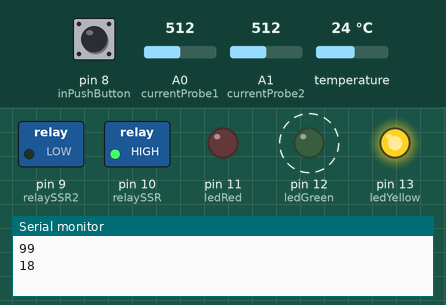
This sketch was run on a simulated Arduino Uno, built with avr-gcc and run on an emulated ATmega328P. On the bench: switched loads named in the sketch (green lamp = pin HIGH), output pins drawn as LEDs (lit = HIGH), the last lines printed to the serial monitor. Dashed ring = blinking. The inputs (shaded band) are chosen by the test bench; at power-on: pin 8 (inPushButton) HIGH, A0 (currentProbe1) = 512, A1 (currentProbe2) = 512, temperature 24 °C.

Above: at 1.2 s.
1.3 s: pin 8 (inPushButton) pulled LOW for 3.2 s
At 2.71 s:
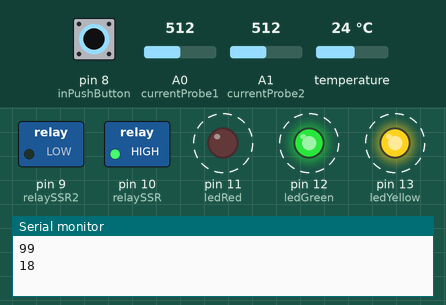
6.0 s: pin 8 (inPushButton) pulled LOW for 0.15 s
At 7.9 s:
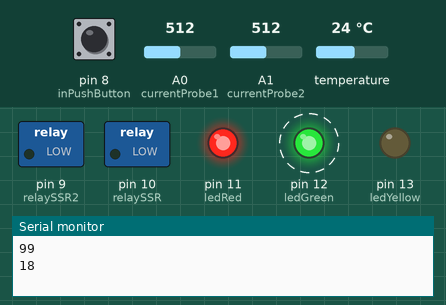
9.0 s: pin 8 (inPushButton) pulled LOW for 1 s
At 11.9 s:
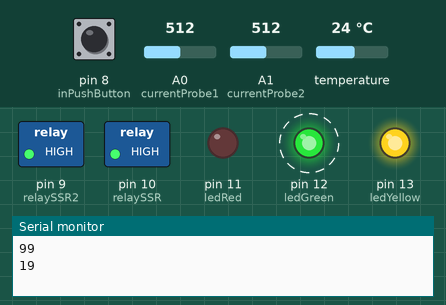
Timing chart, 0 to 18.0 s (numbered marks = the images above; inputs shaded):
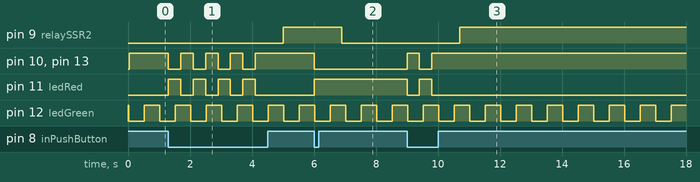

The sketch:

Mon_Timer_temp_currentB02.ino
```cpp
// Written by Björn M
// Control and monitoring of UrsiCNC

// ChnageLog
//20180409 Added 2nd relay relaySRR2 with delay


#include <Wire.h>
#include <DallasTemperature.h>

#define ONE_WIRE_BUS  2        // Data wire is plugged into pin 2 on the Arduino
#define currentProbe1 0        // The first current meter
#define currentProbe2 1        // The second current meter
#define ledYellow     13
#define ledGreen      12
#define ledRed        11
#define relaySSR      10
#define relaySSR2      9
#define inPushButton  8        // choose the input pin (for a pushbutton)
#define SENSOR_RESOLUTION 9   // How many bits to use for temperature values: 9, 10, 11 or 12

int state = LOW;      // the current state of the output pin
int previous = HIGH;    // the previous reading from the input pin
boolean relayChanged = false; // to be able to delay the relays
int buttonRead = 0;
long time = 0;         // the last time the output pin was toggled
long debounce = 400;   // the debounce time, increase if the output flickers
int noSensors = 0;
const int currentMean1 = 510;

volatile byte count = 0;
volatile int currentValue1 = 0;
volatile int currentValue2 = 0;
volatile byte countold = 0;
volatile boolean sendOK = false;
char TCNT2init = 177;

// Array
unsigned int current1_array[100];
unsigned int current2_array[100];

// Setup a oneWire instance to communicate with any OneWire devices
// (not just Maxim/Dallas temperature ICs)
OneWire oneWire(ONE_WIRE_BUS);
// Pass our oneWire reference to Dallas Temperature.
DallasTemperature sensors(&oneWire);
DeviceAddress sensorDeviceAddress;


void setup()
{

  pinMode(ledYellow, OUTPUT);     // declare LED as output
  pinMode(ledGreen, OUTPUT);      // declare LED as output
  pinMode(ledRed, OUTPUT);        // declare LED as output
  pinMode(relaySSR, OUTPUT);      // declare SSR as output
  pinMode(relaySSR2, OUTPUT);      // declare SSR as output
  pinMode(inPushButton, INPUT_PULLUP);          // declare pushbutton as input and make pullup resistors avalibe
  digitalWrite(inPushButton, HIGH);       // turn on pullup resistors

  // Set all to off
  digitalWrite(ledYellow, LOW);   // turn LED OFF
  digitalWrite(ledGreen, HIGH);   // turn LED ON
  digitalWrite(ledRed, LOW);     // turn LED OFF
  digitalWrite(relaySSR, LOW);   // turn SSR OFF
  digitalWrite(relaySSR2, LOW);   // turn SSR OFF

  delay(10);
    // start serial port
  Serial.begin(115200);
  Serial.println("UrsiCNC serial promt started");

  // Start up the library
  sensors.begin();
  // Set, show resulotion
  //sensors.getAddress(sensorDeviceAddress, 0);
  //sensors.setResolution(sensorDeviceAddress, SENSOR_RESOLUTION);
  //Serial.println(sensorDeviceAddress,DEC);
  //int resolution = sensors.getResolution(sensorDeviceAddress);
  //Serial.println(resolution,DEC);


  noInterrupts();           // disable all interrupts
  // initialize timer1 @ 2 Hz
  TCCR1A = 0;
  TCCR1B = 0;
  TCNT1  = 0;

  OCR1A = 31250;            // compare match register 16MHz/256/2Hz
  TCCR1B |= (1 << WGM12);   // CTC mode
  TCCR1B |= (1 << CS12);    // 256 prescaler
  TIMSK1 |= (1 << OCIE1A);  // enable timer compare interrupt

  // initialize timer2 @ 100 Hz

  // TIMER2_OVF_vect (Timer2 overflow) is fired with freq:
  // Freq_OVF = 16000000/(scale*(255-TCNT2init)) Hz
  // Square wave( _-_-_ ) on pin OVF_Pin has:
  // Freq_PIN = FreqOVF/2

  TCCR2B = 0x00;                  // No clock source (Timer/Counter stopped)
  TCNT2 = TCNT2init;              // Register : the Timer/Counter (TCNT2) and Output Compare Register (OCR2A and OCR2B) are 8-bit // Reset Timer Count
  TCCR2A = 0x00;                  // TCCR2A – Timer/Counter Control Register A // All bits to zero -> Normal operation

  TCCR2B |= (1<<CS22)|(1<<CS21)|(1<<CS20); // Prescale 1024 (Timer/Counter started)
  //TCCR2B &= ~(1<<CS21);          // Turn off CS21, CS22=1 CS21=0 CS20=1 -> prescale = 128

  TIMSK2 |= (1<<TOIE2);          // TIMSK2 – Timer/Counter2 Interrupt Mask Register // Bit 0 – TOIE2: Timer/Counter2 Overflow Interrupt Enable

  interrupts();             // enable all interrupts
  noSensors = sensors.getDeviceCount();

}


void loop()
{
  buttonRead = digitalRead(inPushButton);  // read input value

  if (sendOK) {
   long time2 = millis();
   //float valueVcc = readVcc();
   //float current1 = (currentValue1-currentMean1)*valueVcc/1024/100;
   float current1 = (currentValue1-currentMean1)*5/1024/100;
   Serial.println("UrsiCNC");
   Serial.print("Temperature is: ");
   Serial.print(sensors.getTempCByIndex(0)); // Why "byIndex"?
   Serial.print(", Time:");
   Serial.println(millis() ,DEC);
   //Serial.println(valueVcc , DEC);
   Serial.println(current1, DEC);

   for(int n=0; n < 10; n++){
      Serial.print(current1_array[n]);
      Serial.print(",");}
   for(int n=0; n < 10; n++){
      Serial.print(current2_array[n]);
      Serial.print(",");}

   sendOK = false;
   Serial.println(0xFF);
   Serial.println(countold);
   time2 = millis() - time2;
   Serial.println(time2 ,DEC);
  }

  if (buttonRead == LOW && previous == HIGH && millis() - time > debounce) {
    digitalWrite(ledYellow, digitalRead(ledYellow) ^ 1);   // toggle LED pin
    relayChanged = true;
    if (state == HIGH){
      state = LOW;}
    else{
      state = HIGH;}

    time = millis();
  }

  if (relayChanged == true && millis() - time > 900) {
    digitalWrite(relaySSR2, !state);
    relayChanged = false;
  }
  digitalWrite(ledRed, state);
  digitalWrite(ledYellow, !state);
  digitalWrite(relaySSR, !state);

  previous = HIGH;

}

ISR(TIMER1_COMPA_vect)          // timer compare interrupt service routine, 2Hz
{
  digitalWrite(ledGreen, digitalRead(ledGreen) ^ 1);   // toggle LED pin
  countold = count;
  count = 0;
  sensors.requestTemperaturesnodelay();
  currentValue1 = analogRead(currentProbe1);
  currentValue2 = analogRead(currentProbe2);
  sendOK = true;
}

ISR(TIMER2_OVF_vect) { // 100 Hz
 // PORTD maps to Arduino digital pins 0 to 7
 TCNT2 = TCNT2init;
 current1_array[count] = analogRead(currentProbe1);
 current2_array[count] = analogRead(currentProbe2);
 count = ++count;
 //digitalWrite(ledYellow, digitalRead(ledYellow) ^ 1);   // toggle LED pin

};

long readVcc() {
  long result;
  // Read 1.1V reference against AVcc
  ADMUX = _BV(REFS0) | _BV(MUX3) | _BV(MUX2) | _BV(MUX1);
  delay(2); // Wait for Vref to settle
  ADCSRA |= _BV(ADSC); // Convert
  while (bit_is_set(ADCSRA,ADSC));
  result = ADCL;
  result |= ADCH<<8;
  //measured 1.075-1.076V 1099725-1100748
  result = 1125300 / result; // Back-calculate AVcc in mV 1.1 * 1023 *1000 , adjust acc.
  return result;
}
```

Measured:
- after the input at 1.3 s, pin 9 (relaySSR2): LOW → HIGH after 3.7 s; pin 10 (relaySSR), pin 13 (ledYellow): alternates HIGH for 0.40 s and LOW for 0.40 s, 8 changes in all, then stays HIGH, starting at once; pin 11 (ledRed): alternates HIGH for 0.40 s and LOW for 0.40 s, 8 changes in all, then stays LOW, starting at once
- after the input at 6.0 s, pin 9 (relaySSR2): HIGH → LOW after 0.90 s; pin 10 (relaySSR), pin 13 (ledYellow): HIGH → LOW at once; pin 11 (ledRed): LOW → HIGH at once
- after the input at 9.0 s, pin 9 (relaySSR2): LOW → HIGH after 1.7 s; pin 10 (relaySSR), pin 13 (ledYellow): LOW → HIGH at once, → LOW 0.40 s later, → HIGH 0.40 s later; pin 11 (ledRed): HIGH → LOW at once, → HIGH 0.40 s later, → LOW 0.40 s later
- by itself, pin 12 (ledGreen): alternates HIGH for 0.50 s and LOW for 0.50 s
